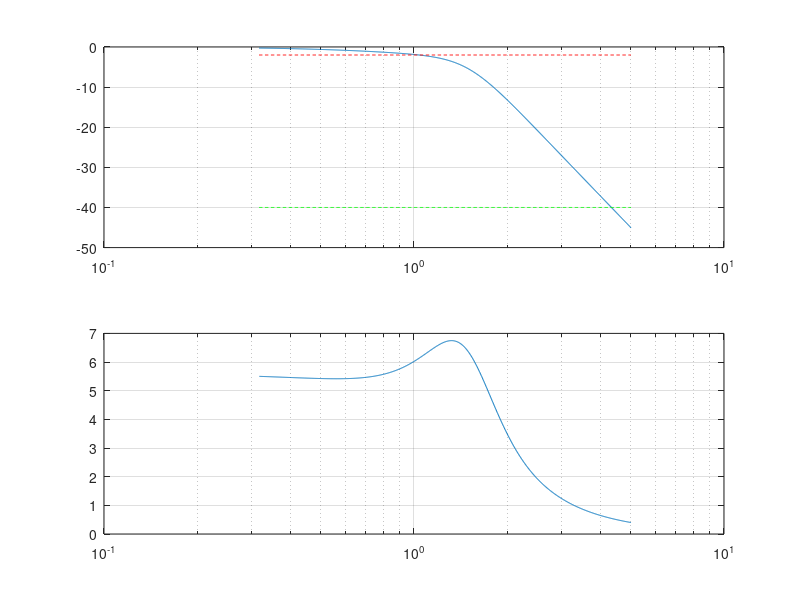

MATLAB code to generate this figure:
fr = 60e3 ;

% butter design
fd = 75e3 ;
f1 = 90e3 ;
f2 = 1*fd ;
f3 = 1*fd ;
q1 = 1.3 ;

w1 = 2*pi*f1/fr ;
w2 = 2*pi*f2/fr ;
w3 = 2*pi*f3/fr ;

b1 = [1 w1/q1 w1^2] ;
b2 = [1 w2] ;
b3 = [1 w3] ;

b = w1^2*w2*w3 ;
a = conv(conv(b1,b2),b3) ;
w = 2*pi*logspace(-0.5,0.7,1000)' ;
f = w/2/pi ;
h = freqs(b,a,w) ;
figure(1),clf,subplot(211)
semilogx(f,20*log10(abs(h))),grid
hold on
plot(f,-2+0*f,'r--')
plot(f,-40+0*f,'g--')
subplot(212)
semilogx(f(2:end),-diff(unwrap(angle(h)))./(2*pi*diff(f)*fr)*1e6),grid
